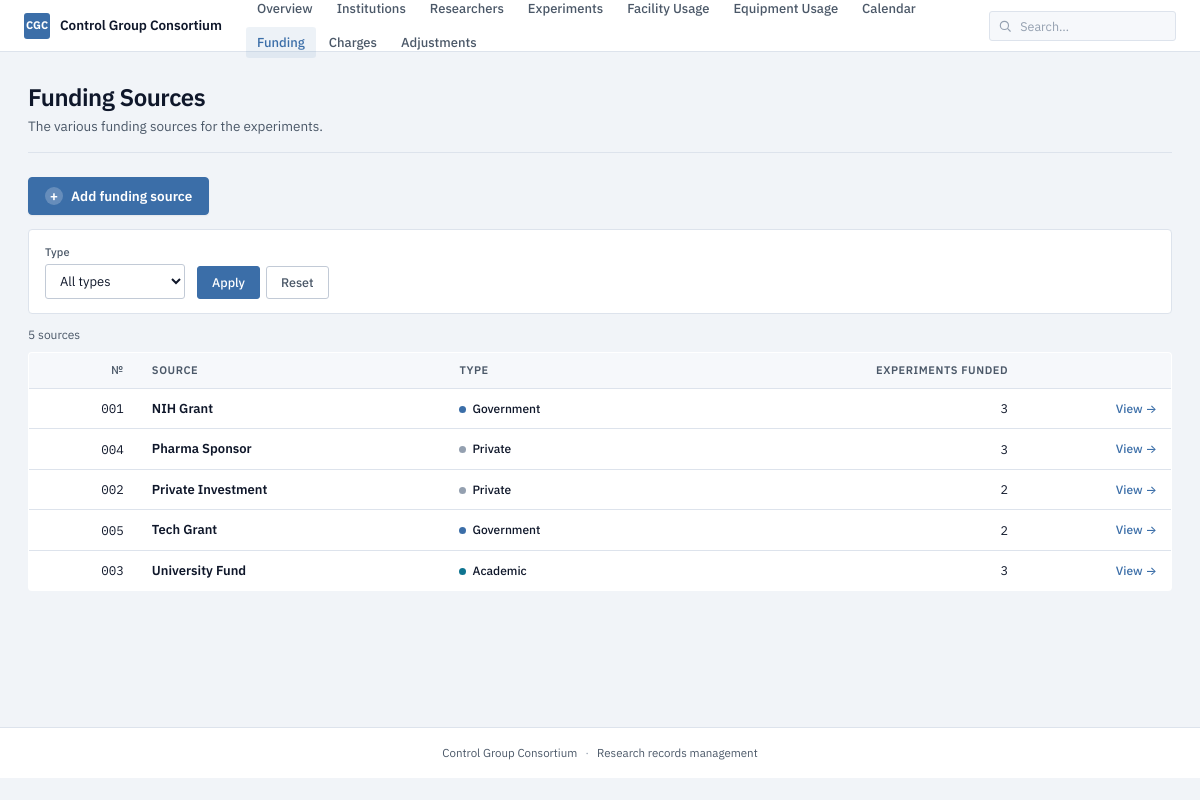
/funding-sources, run on the app's committed database.
### tables this page shows
CREATE TABLE funding_source (
    fundingSourceId INTEGER PRIMARY KEY,
    fundingSourceName TEXT NOT NULL,
    fundingSourceType TEXT NOT NULL
);

### app.py (the view)
@app.route("/funding-sources")
def funding_sources():
    type_filter = request.args.get("type", "").strip()
    sql = """
        SELECT fs.fundingSourceId, fs.fundingSourceName, fs.fundingSourceType,
               COUNT(efs.experimentId) AS experiment_count
        FROM funding_source fs
        LEFT JOIN experiment_funding_source efs ON efs.fundingSourceId = fs.fundingSourceId
        WHERE 1=1
    """
    params = []
    if type_filter:
        sql += " AND fs.fundingSourceType = ?"
        params.append(type_filter)
    sql += " GROUP BY fs.fundingSourceId ORDER BY fs.fundingSourceName"
    rows = query(sql, tuple(params))
    types = [r["fundingSourceType"] for r in query(
        "SELECT DISTINCT fundingSourceType FROM funding_source ORDER BY fundingSourceType"
    )]
    return render_template(
        "funding_sources.html",
        funding_sources=rows,
        types=types,
        type_filter=type_filter,
    )

### app.py (called while the page is built)
def get_db() -> sqlite3.Connection:
    if "db" not in g:
        g.db = sqlite3.connect(DATABASE)
        g.db.row_factory = sqlite3.Row
        g.db.execute("PRAGMA foreign_keys = ON")
    return g.db

def query(sql: str, params: tuple = ()) -> list:
    return get_db().execute(sql, params).fetchall()

### templates/funding_sources.html (shortened to what this page needs)
{% extends "base.html" %}
{% block content %}
<header class="page-head">
  <h1 class="page-title">Funding Sources</h1>
  <p class="page-sub">The various funding sources for the experiments.</p>
</header>
<div class="action-bar">
  <a href="{{ url_for('funding_source_new') }}" class="btn-add">
    <span class="btn-add-symbol">+</span>
    Add funding source
  </a>
</div>
<form class="filter-bar" method="get">
  <label class="field">
    <span class="field-label">Type</span>
    <select name="type">
      <option value="">All types</option>
    </select>
  </label>
  <div class="filter-actions">
    <button type="submit" class="btn btn-primary">Apply</button>
    <a href="{{ url_for('funding_sources') }}" class="btn btn-ghost">Reset</a>
  </div>
</form>
<div class="result-count">
  {{ funding_sources|length }} {{ "source" if funding_sources|length == 1 else "sources" }}
</div>
{% if funding_sources %}
<table class="data-table">
  <thead>
    <tr>
      <th class="num">№</th>
      <th>Source</th>
      <th>Type</th>
      <th class="num">Experiments funded</th>
      <th></th>
    </tr>
  </thead>
  <tbody>
    {% for f in funding_sources %}
    <tr>
      <td class="num mono">{{ "%03d"|format(f.fundingSourceId) }}</td>
      <td><span class="cell-strong">{{ f.fundingSourceName }}</span></td>
      <td><span class="tag tag-{{ f.fundingSourceType|lower }}">{{ f.fundingSourceType }}</span></td>
      <td class="num mono">{{ f.experiment_count }}</td>
      <td class="row-action">
        <a href="{{ url_for('funding_source_detail', fs_id=f.fundingSourceId) }}" class="link-arrow">View →</a>
      </td>
    </tr>
    {% endfor %}
  </tbody>
</table>
{% else %}
  <p class="empty">No funding sources match.</p>
{% endif %}
{% endblock %}

### data on the page
funding_source: fundingSourceId "001", fundingSourceName "NIH Grant", fundingSourceType "Government", experiment_count "3"
funding_source: fundingSourceId "004", fundingSourceName "Pharma Sponsor", fundingSourceType "Private", experiment_count "3"
funding_source: fundingSourceId "002", fundingSourceName "Private Investment", fundingSourceType "Private", experiment_count "2"
funding_source: fundingSourceId "005", fundingSourceName "Tech Grant", fundingSourceType "Government", experiment_count "2"
funding_source: fundingSourceId "003", fundingSourceName "University Fund", fundingSourceType "Academic", experiment_count "3"

### other printed values
{{ funding_sources|length }} "5"
{{ "source" if funding_sources|length == 1 else "sources" }} "sources"
